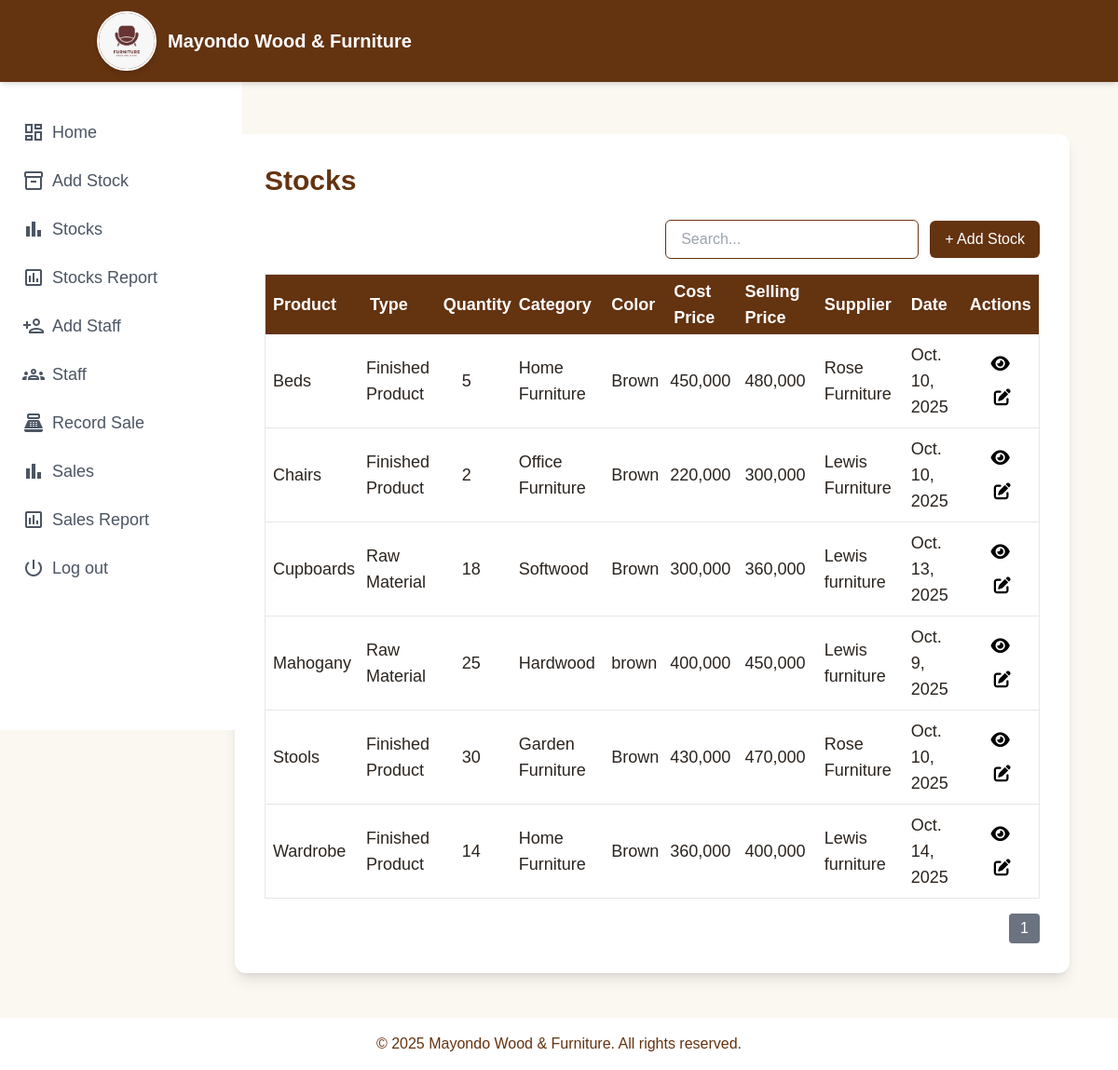
Page /stocks/ (signed in) on the committed database.
### mwfapp/models.py (models this page shows, shortened)
class Stock(models.Model):
    name = models.CharField(max_length=100)
    type = models.CharField(max_length=50)
    quantity = models.IntegerField()
    category = models.CharField(max_length=50)
    color = models.CharField(max_length=50)
    cost_price = models.DecimalField(max_digits=10, decimal_places=0, default=0)
    selling_price = models.DecimalField(max_digits=10, decimal_places=0)
    supplier = models.CharField(max_length=100)
    date_added = models.DateField(default=timezone.now)

### mwfapp/views.py (the view)
# urls.py: path("stocks/", views.stocksPage, name="stocksPage"),
@login_required(login_url="/login/")
def stocksPage(request):
    all_stocks = Stock.objects.all().order_by("name")
    paginator = Paginator(all_stocks, 10)
    page_number = request.GET.get("page")
    page_obj = paginator.get_page(page_number)
    return render(request, "stocks.html", {"page_obj": page_obj})

### mwfapp/templates/stocks.html (shortened to what this page needs)
{% extends "base.html" %}
{% load static %}
{% load humanize %}
{% block content %}
<div class="max-w-4xl mx-auto bg-white rounded-xl shadow-lg p-8 mt-6">
  <h1 class="text-3xl font-bold text-[#643310] mb-6">Stocks</h1>
  <div class="flex justify-end gap-3 pl-4 items-center mb-4">
    <input type="text" id="salesSearch" placeholder="Search..."
           class="border border-[#643310] rounded-md px-4 py-2 w-1/3 focus:outline-none focus:ring-2 focus:ring-[#643310] focus:border-[#643310]" />
    <a href="{% url 'recordStocks' %}"
       class="bg-[#643310] text-white px-4 py-2 rounded-md hover:bg-[#4a260c] transition">
      + Add Stock
    </a>
  </div>
  <div class="overflow-x-auto">
    <table class="min-w-full px-2 p-1 border-collapse border border-gray-200">
      <thead class="bg-[#643310] text-bold text-lg text-white">
        <tr>
          <th class="px-2 py-1 text-left">Product</th>
          <th class="px-2 py-1 text-left">Type</th>
          <th class="px-1 py-1 text-left">Quantity</th>
          <th class="px-1 py-1 text-left">Category</th>
          <th class="px-2 py-1 text-left">Color</th>
          <th class="px-2 py-1 text-left">Cost Price</th>
          <th class="px-2 py-1 text-left">Selling Price</th>
          <th class="px-2 py-1 text-left">Supplier</th>
          <th class="px-2 py-1 text-left">Date</th>
          <th class="px-2 py-1 text-center">Actions</th>
        </tr>
      </thead>
      <tbody>
        {% for stock in page_obj %}
        <tr class="border-b text-lg hover:bg-[#f9ece5]">
          <td class="px-2 py-2">{{ stock.name }}</td>
          <td class="px-1 py-2">{{ stock.type }}</td>
          <td class="px-6 py-2">{{ stock.quantity }}</td>
          <td class="px-1 py-1">{{ stock.category }}</td>
          <td class="px-2 py-2">{{ stock.color }}</td>
          <td class="px-1 py-2">{{ stock.cost_price|intcomma }}</td>
          <td class="px-2 py-2">{{ stock.selling_price|intcomma }}</td>
          <td class="px-2 py-2">{{ stock.supplier }}</td>
          <td class="px-2 py-2">{{ stock.date_added }}</td>
          <td class="px-1 py-1 text-center space-x-1">
            <button onclick="window.location.href='{% url 'viewStocks' stock.id %}'"
                    class="text-black px-2 py-1 rounded hover:bg-gray-300">
              <i class="fas fa-eye"></i>
            </button>
            <button onclick="window.location.href='{% url 'editStocks' stock.id %}'"
                    class="text-black px-2 py-1 rounded hover:bg-gray-300">
              <i class="fas fa-edit"></i>
            </button>
          </td>
        </tr>
        {% empty %}
        <tr>
          <td colspan="10" class="text-center py-4">No stock records found.</td>
        </tr>
        {% endfor %}
      </tbody>
    </table>
  </div>
  <div class="flex justify-end mt-4 space-x-2">
    {% for num in page_obj.paginator.page_range %}
      {% if page_obj.number == num %}
        <span class="px-3 py-1 bg-gray-500 text-white rounded">{{ num }}</span>
      {% else %}
        <a href="?page={{ num }}" class="px-3 py-1 bg-gray-200 rounded hover:bg-gray-300">{{ num }}</a>
      {% endif %}
    {% endfor %}
  </div>
</div>
{% endblock %}

### mwfapp/static/css/dashboard.css (style rules this page uses)
:root { --bg: #0f0f0f; --ink: #222222; --cream: #fbf7f1; --tan: #ead9c4; --walnut: #6b4f3b; --mahogany: #ebc6ad; --charcoal: #1e1e1e; --gold: #c7a564; --muted: #777; --radius: 18px; --shadow: 0 10px 30px rgba(0, 0, 0, 0.15); --header-height: 4rem; --sidebar-width: 240px; }
body { font-family: Poppins, sans-serif; background-color: var(--cream); color: #2b241f; }

### rows in the picture
Stock: name "Beds", type "Finished Product", quantity "5", category "Home Furniture", color "Brown", cost_price "450,000", selling_price "480,000", supplier "Rose Furniture", date_added "Oct. 10, 2025"
Stock: name "Chairs", type "Finished Product", quantity "2", category "Office Furniture", color "Brown", cost_price "220,000", selling_price "300,000", supplier "Lewis Furniture", date_added "Oct. 10, 2025"
Stock: name "Cupboards", type "Raw Material", quantity "18", category "Softwood", color "Brown", cost_price "300,000", selling_price "360,000", supplier "Lewis furniture", date_added "Oct. 13, 2025"
Stock: name "Mahogany", type "Raw Material", quantity "25", category "Hardwood", color "brown", cost_price "400,000", selling_price "450,000", supplier "Lewis furniture", date_added "Oct. 9, 2025"
Stock: name "Stools", type "Finished Product", quantity "30", category "Garden Furniture", color "Brown", cost_price "430,000", selling_price "470,000", supplier "Rose Furniture", date_added "Oct. 10, 2025"
Stock: name "Wardrobe", type "Finished Product", quantity "14", category "Home Furniture", color "Brown", cost_price "360,000", selling_price "400,000", supplier "Lewis furniture", date_added "Oct. 14, 2025"

### other values in the picture
{{ num }} "1"
